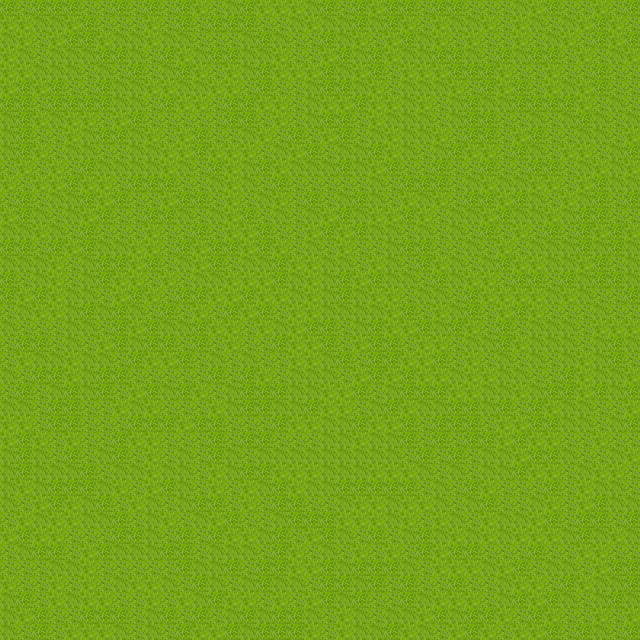

A level layout from a 2D game, rendered from its tile map. Below: a short description, then the map file with tile-grid data replaced by summaries:
An orthogonal 40x40 tile map with 16x16 px tiles, 1 tile layer (Tile Layer 1).

<map version="1.0" orientation="orthogonal" renderorder="left-down" width="40" height="40" tilewidth="16" tileheight="16" nextobjectid="2">
 <properties>
  <property name="zone_id" type="int" value="2" />
  <property name="zone_name" value="Elwynn Forest" />
  <property name="zone_spawn" value="2" />
 </properties>
 <tileset firstgid="1" name="O1" tilewidth="16" tileheight="16" tilecount="768" columns="32">
  <image source="tilesets/O1.png" width="512" height="384" />
  <terraintypes>
   <terrain name="Grass" tile="-1" />
  </terraintypes>
  <tile id="0" terrain=",,,0" />
  <tile id="1" terrain=",,0," />
  <tile id="2" terrain=",0,0,0" />
  <tile id="3" terrain="0,,0,0" />
  <tile id="32" terrain=",0,," />
  <tile id="33" terrain="0,,," />
  <tile id="34" terrain="0,0,,0" />
  <tile id="35" terrain="0,0,0," />
  <tile id="64" terrain=",,,0" />
  <tile id="65" terrain=",,0,0" />
  <tile id="66" terrain=",,0,0" />
  <tile id="67" terrain=",,0," />
  <tile id="96" terrain=",0,,0" />
  <tile id="97" terrain="0,0,0,0" />
  <tile id="98" terrain="0,0,0,0" />
  <tile id="99" terrain="0,,0," />
  <tile id="128" terrain=",0,,0" />
  <tile id="129" terrain="0,0,0,0" />
  <tile id="130" terrain="0,0,0,0" />
  <tile id="131" terrain="0,,0," />
  <tile id="160" terrain=",0,," />
  <tile id="161" terrain="0,0,," />
  <tile id="162" terrain="0,0,," />
  <tile id="163" terrain="0,,," />
 </tileset>
 <layer name="Tile Layer 1" width="40" height="40">
  <data>[1600 cells, 1600 non-empty, 21 distinct tile ids]</data>
 </layer>
</map>
